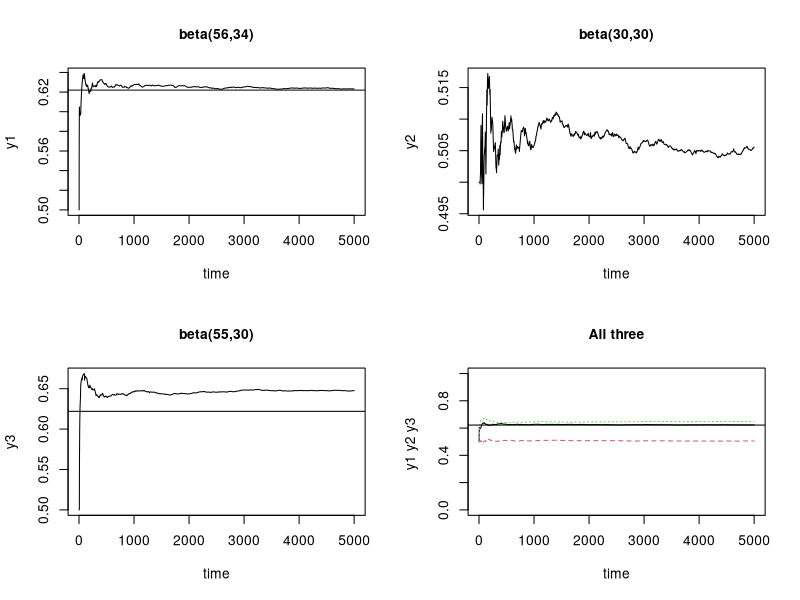
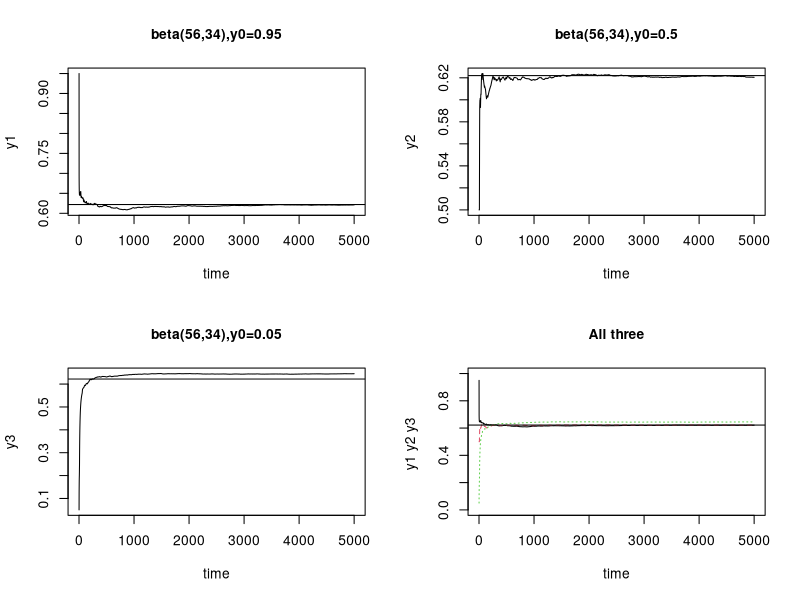

Source code (R) for these figures, in order:
metro=function(a,b,c,n)
{
#n=5000
#a=56
#b=34
#c=0.5
x=c
for (i in 2:n){

y=runif(1)
rho=dbeta(y,a,b)/dbeta(x[i-1],a,b)
x[i]=x[i-1]+(y-x[i-1])*(runif(1)<rho)
}
avex=cumsum(x)/(1:n)
}
n=5000
time=1:n


par(mfrow=c(2,2))
y1=metro(56,34,0.5,5000)
plot(time,y1,type="l")
abline(0.622,0)
title(main = list(paste("beta(56,34)"),col="black", cex = 1.0))
y2=metro(30,30,0.5,5000)
plot(time,y2,type="l")
abline(0.622,0)
title(main = list(paste("beta(30,30)"),col="black", cex = 1.0))
y3=metro(55,30,0.5,5000)
plot(time,y3,type="l")
abline(0.622,0)
title(main = list(paste("beta(55,30)"),col="black", cex = 1.0))
matplot(time, cbind(y1,y2,y3),ylim = range(0:1),ylab = "y1 y2 y3 ",,type="l")
abline(0.622,0)
title(main = list(paste("All three"),col="black", cex = 1.0))



par(mfrow=c(2,2))
y1=metro(56,34,0.95,5000)
plot(time,y1,type="l")
abline(0.622,0)
title(main = list(paste("beta(56,34),y0=0.95"),col="black", cex = 1.0))
y2=metro(56,34,0.5,5000)
plot(time,y2,type="l")
abline(0.622,0)
title(main = list(paste("beta(56,34),y0=0.5"),col="black", cex = 1.0))
y3=metro(55,30,0.05,5000)
plot(time,y3,type="l")
abline(0.622,0)
title(main = list(paste("beta(56,34),y0=0.05"),col="black", cex = 1.0))
matplot(time, cbind(y1,y2,y3),ylim = range(0:1),ylab = "y1 y2 y3 ",,type="l")
abline(0.622,0)
title(main = list(paste("All three"),col="black", cex = 1.0))
